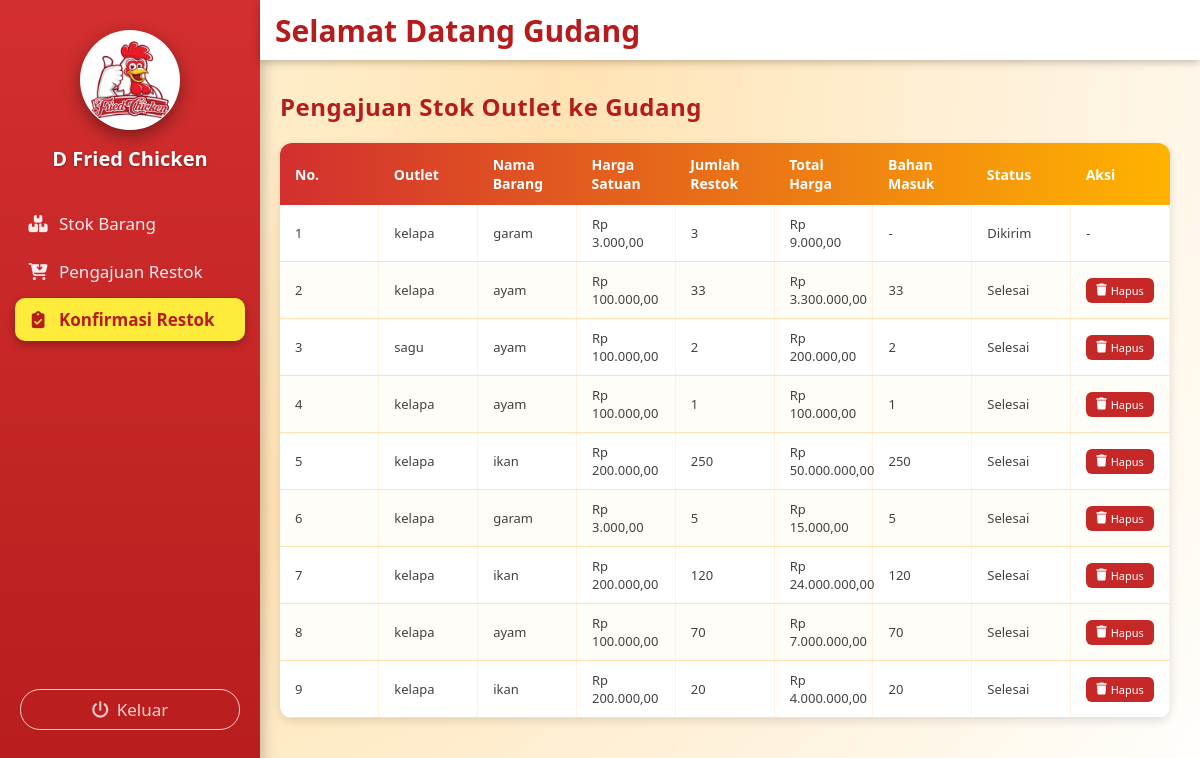
Before: /gudang/konfirmasi_restok/konfirmasi_restok.php (signed in) with the older database file.
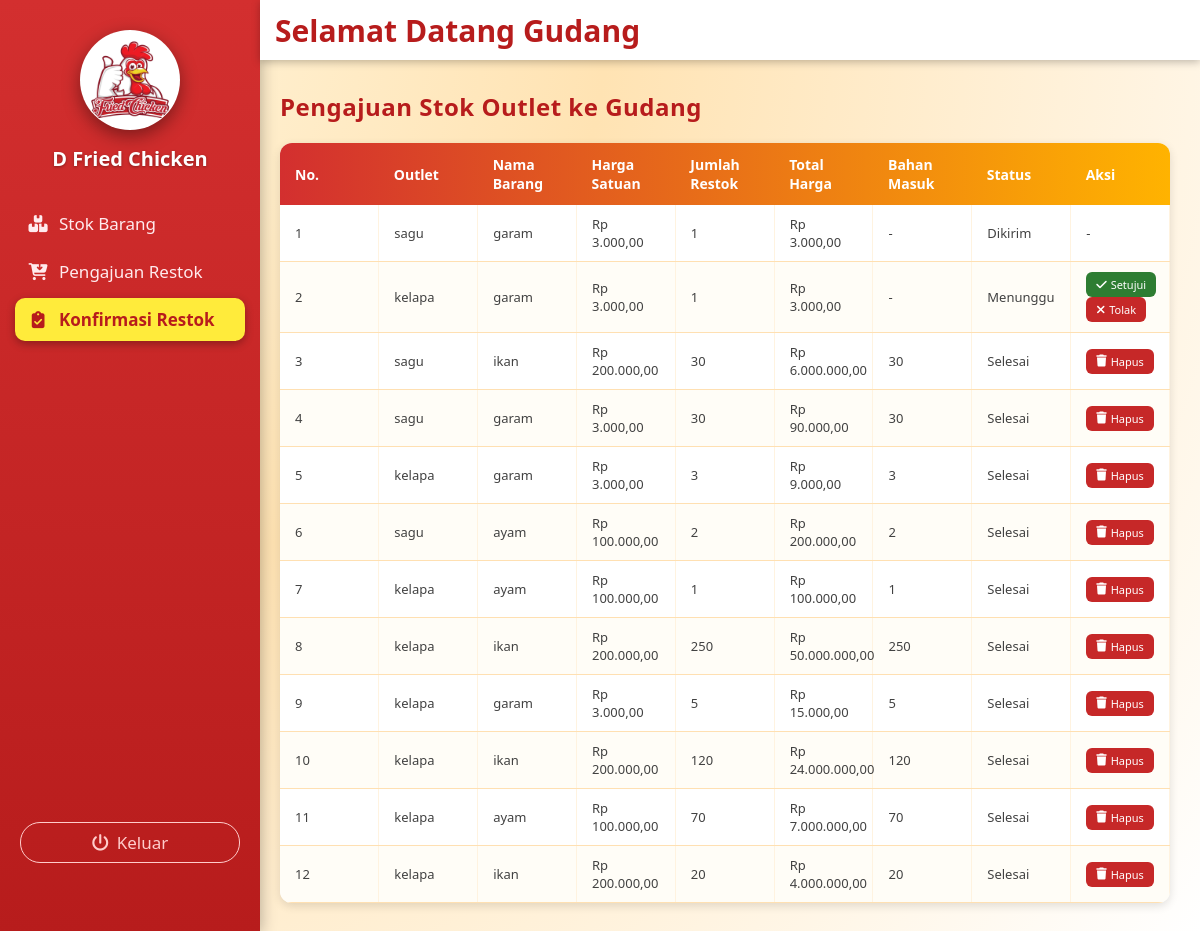
After: the same page with the newer database file.
### tables this page shows
CREATE TABLE `restok_bahan_outlet` (
  `Id_restok_bahan` int NOT NULL,
  `Id_outlet` int NOT NULL,
  `Id_stok_outlet` int NOT NULL,
  `Nama_barang` varchar(100) DEFAULT NULL,
  `Jumlah_restok` int DEFAULT NULL,
  `Status` varchar(50) DEFAULT NULL
);

CREATE TABLE `outlet` (
  `id_outlet` int NOT NULL,
  `nama_outlet` varchar(15) NOT NULL,
  `alamat` text NOT NULL
);

### gudang/konfirmasi_restok/konfirmasi_restok.php (the view, shortened to what this page needs)
<?php
include '../../koneksi/sidebargudang.php';
include '../../koneksi/koneksi.php';
?>
<link rel="stylesheet" href="https://cdn.datatables.net/1.13.6/css/jquery.dataTables.min.css">
<link rel="stylesheet" href="https://cdnjs.cloudflare.com/ajax/libs/font-awesome/6.5.0/css/all.min.css">
<div class="konten-utama">
  <h2>Pengajuan Stok Outlet ke Gudang</h2>
  <table id="tabel-ajukan-outlet" class="tabel-ajukan">
    <thead>
      <tr>
        <th>No.</th>
        <th>Outlet</th>
        <th>Nama Barang</th>
        <th>Harga Satuan</th>
        <th>Jumlah Restok</th>
        <th>Total Harga</th>
        <th>Bahan Masuk</th>
        <th>Status</th>
        <th>Aksi</th>
      </tr>
    </thead>
    <tbody>
      <?php
      $no = 1;
      $sql = "
        SELECT
          r.Id_restok_bahan,
          r.Id_outlet,
          r.Id_stok_outlet,
          r.Nama_barang,
          r.Jumlah_restok,
          r.Status,
          o.nama_outlet,
          b.harga AS Harga,
          (b.harga * r.Jumlah_restok) AS Total_harga,
          COALESCE(SUM(bm.Bahan_masuk), 0) AS bahan_masuk
        FROM restok_bahan_outlet r
        JOIN outlet o ON o.id_outlet = r.Id_outlet
        LEFT JOIN stok_outlet so ON so.Id_stok_outlet = r.Id_stok_outlet
        LEFT JOIN barang b ON b.id_barang = so.Id_barang
        LEFT JOIN bahan_masuk bm ON bm.Id_restok_bahan = r.Id_restok_bahan
        GROUP BY r.Id_restok_bahan
        ORDER BY r.Id_restok_bahan DESC
      ";
      $q = mysqli_query($conn, $sql);
      while ($row = mysqli_fetch_assoc($q)) {
        $harga = (float)($row['Harga'] ?? 0);
        $total = (float)($row['Total_harga'] ?? 0);
        $masuk = (int)($row['bahan_masuk'] ?? 0);
      ?>
      <tr>
        <td data-label="No"><?= $no++; ?></td>
        <td data-label="Outlet"><?= htmlspecialchars($row['nama_outlet'] ?? '-'); ?></td>
        <td data-label="Nama Barang"><?= htmlspecialchars($row['Nama_barang'] ?? '-'); ?></td>
        <td data-label="Harga">Rp <?= number_format($harga, 2, ',', '.'); ?></td>
        <td data-label="Jumlah"><?= (int)($row['Jumlah_restok'] ?? 0); ?></td>
        <td data-label="Total">Rp <?= number_format($total, 2, ',', '.'); ?></td>
        <td data-label="Bahan Masuk"><?= ($masuk > 0) ? $masuk : '-'; ?></td>
        <td data-label="Status"><?= htmlspecialchars($row['Status'] ?? '-'); ?></td>
        <td data-label="Aksi">
          <?php if (($row['Status'] ?? '') === 'Menunggu'): ?>
            <button class="tombol tombol-setuju" onclick="setujui(<?= (int)$row['Id_restok_bahan']; ?>)">
              <i class="fa-solid fa-check"></i> Setujui
            </button>
            <button class="tombol tombol-tolak" onclick="tolak(<?= (int)$row['Id_restok_bahan']; ?>)">
              <i class="fa-solid fa-xmark"></i> Tolak
            </button>
          <?php elseif (($row['Status'] ?? '') === 'Selesai'): ?>
            <button class="tombol tombol-hapus" onclick="hapus(<?= (int)$row['Id_restok_bahan']; ?>)">
              <i class="fa-solid fa-trash"></i> Hapus
            </button>
          <?php else: ?>
            -
          <?php endif; ?>
        </td>
      </tr>
      <?php } ?>
    </tbody>
  </table>
</div>

### koneksi/sidebargudang.php (shortened to what this page needs)
<?php
$halaman = basename($_SERVER['PHP_SELF']);
?>
<!DOCTYPE html>
<html lang="id">
<head>
  <link rel="stylesheet" href="https://cdnjs.cloudflare.com/ajax/libs/font-awesome/6.5.0/css/all.min.css">
</head>
<body>
  <div class="menu-samping" id="menuSamping">
    <div class="bagian-foto">
      <img src="../../gambar/logo.jpg" alt="Logo Gerai" class="gambar" />
      <div class="nama-logo">
        D Fried Chicken
      </div>
    </div>
    <div class="daftar-menu">
      <a href="../stok_barang/stok_barang.php" class="<?= $halaman == 'stok_barang.php' ? 'active' : '' ?>">
        <i class="fa-solid fa-boxes-stacked"></i> Stok Barang
      </a>
      <a href="../pengajuan_restok/pengajuan_restok.php" class="<?= $halaman == 'pengajuan_restok.php' ? 'active' : '' ?>">
        <i class="fa-solid fa-cart-arrow-down"></i> Pengajuan Restok
      </a>
      <a href="../konfirmasi_restok/konfirmasi_restok.php" class="<?= $halaman == 'konfirmasi_restok.php' ? 'active' : '' ?>">
        <i class="fa-solid fa-clipboard-check"></i> Konfirmasi Restok
      </a>
    </div>
    <button class="tombol-keluar" id="keluar">
      <i class="fa-solid fa-power-off"></i> Keluar
    </button>
  </div>
  <div class="menu-atas">
    <div class="welcome-text">
      Selamat Datang Gudang
    </div>
  </div>
</body>
</html>

### koneksi/sidebargudang.php (style rules this page uses)
* { margin: 0; padding: 0; box-sizing: border-box; font-family: 'Segoe UI', Tahoma, Geneva, Verdana, sans-serif; }
body { display: flex; min-height: 100vh; background: #f3f3f3; overflow-x: hidden; }
.menu-samping { width: 260px; background: linear-gradient(180deg, #d32f2f, #b71c1c); display: flex; flex-direction: column; padding: 30px 0 20px 0; color: #fff; position: fixed; top: 0; bottom: 0; left: 0; z-index: 200; box-shadow: 2px 0 14px rgba(0,0,0,.25); transition: transform 0.3s ease; }
.bagian-foto { width: 100%; display: flex; flex-direction: column; justify-content: center; align-items: center; margin-bottom: 30px; text-align: center; padding: 0 15px; }
.bagian-foto img { width: 100px; height: 100px; border-radius: 50%; object-fit: cover; display: block; margin: 0 auto 10px auto; transition: .3s; box-shadow: 0 6px 18px rgba(0,0,0,.4); border: 1px solid rgba(255, 255, 255, 0.9); background: #fff; }
.nama-logo { margin-top:5px; font-size: 20px; font-weight: 700; color: #ffffff; text-shadow: 0 1px 3px rgba(0,0,0,0.35); }
.daftar-menu { display: flex; flex-direction: column; width: 100%; padding: 0 15px; gap: 5px; }
.daftar-menu a { display: flex; align-items: center; justify-content: flex-start; text-decoration: none; color: #ffebee; font-weight: 500; font-size: 17px; padding: 10px 12px; border-radius: 10px; transition: all .25s ease; cursor: pointer; }
.daftar-menu a i { margin-right: 10px; width: 22px; text-align: center; font-size: 17px; }
.daftar-menu a.active { background: #ffeb3b; color: #b71c1c; font-weight: 700; box-shadow: 0 3px 8px rgba(0,0,0,0.3); }
.daftar-menu a.active i { color: #b71c1c; }
.tombol-keluar { background: transparent; color: #ffcccb; border: 1.5px solid #ffcccb; padding: 8px 20px; border-radius: 20px; cursor: pointer; display: flex; align-items: center; justify-content: center; font-size: 17px; font-weight: 500; margin-top: auto; margin-left: 20px; margin-right: 20px; margin-bottom: 50px; }
.tombol-keluar i { margin-right: 8px; }
.menu-atas { position: fixed; top: 0; left: 260px; right: 0; height: 60px; background: #ffffff; box-shadow: 0 2px 8px rgba(0, 0, 0, 0.25); display: flex; justify-content: flex-start; align-items: center; padding: 0 15px; z-index: 250; transition: left 0.3s ease; }
.welcome-text { font-size: 30px; font-weight: 600; color: #b71c1c; }

### gudang/konfirmasi_restok/konfirmasi_restok.php (style rules this page uses)
body { margin:0; font-family:Arial,sans-serif; background:radial-gradient(circle at top left,#fff7e0 0%,#ffe3b3 40%,#ffffff 100%); }
.konten-utama { margin-left:250px; margin-top:60px; padding:30px; min-height:calc(100vh - 60px); }
.konten-utama h2 { margin-bottom:20px; color:#b71c1c; font-weight:700; letter-spacing:.5px; }
.tombol { border:none; border-radius:6px; cursor:pointer; color:white; font-size:11px; transition:.25s; display:inline-flex; align-items:center;gap:4px; }
.tombol i { font-size:12px; }
.tombol-setuju { background:#2e7d32; padding:5px 10px; margin-right:5px; }
.tombol-tolak { background:#c62828; padding:5px 10px; }
.tombol-hapus { background:#c62828; padding:5px 10px; border-radius:6px; border:none; cursor:pointer; font-size:11px; color:#fff; }
.tabel-ajukan { width:100%; border-collapse:collapse; background:white; border-radius:12px; overflow:hidden; box-shadow:0 3px 10px rgba(0,0,0,.12); table-layout:fixed; }
.tabel-ajukan thead tr { background:linear-gradient(90deg,#d32f2f,#ffb300); }
.tabel-ajukan th { color:#fff; text-align:left; padding:12px 15px; font-weight:600; font-size:14px; }
.tabel-ajukan td { padding:10px 15px; border-bottom:1px solid #ffe0b2; border-right:1px solid #fff3e0; font-size:13px; color:#424242; }
.tabel-ajukan tr:nth-child(even) { background:#fffdf7; }

Changed rows visible on the page:
removed restok_bahan_outlet: Id_outlet.nama_outlet "kelapa", Nama_barang "ayam", harga "100.000,00", Jumlah_restok "33", total "3.300.000,00", masuk "33", Status "Selesai"
added restok_bahan_outlet: Id_outlet.nama_outlet "sagu", Nama_barang "garam", harga "3.000,00", Jumlah_restok "1", total "3.000,00", Status "Dikirim"
added restok_bahan_outlet: Id_outlet.nama_outlet "kelapa", Nama_barang "garam", harga "3.000,00", Jumlah_restok "1", total "3.000,00", Status "Menunggu"
added restok_bahan_outlet: Id_outlet.nama_outlet "sagu", Nama_barang "ikan", harga "200.000,00", Jumlah_restok "30", total "6.000.000,00", masuk "30", Status "Selesai"
added restok_bahan_outlet: Id_outlet.nama_outlet "sagu", Nama_barang "garam", harga "3.000,00", Jumlah_restok "30", total "90.000,00", masuk "30", Status "Selesai"
changed restok_bahan_outlet (number 5 of 12 on the later page): masuk (not shown) → "3"; Status "Dikirim" → "Selesai"; Status "-" → "Hapus"; no longer shows "-"
